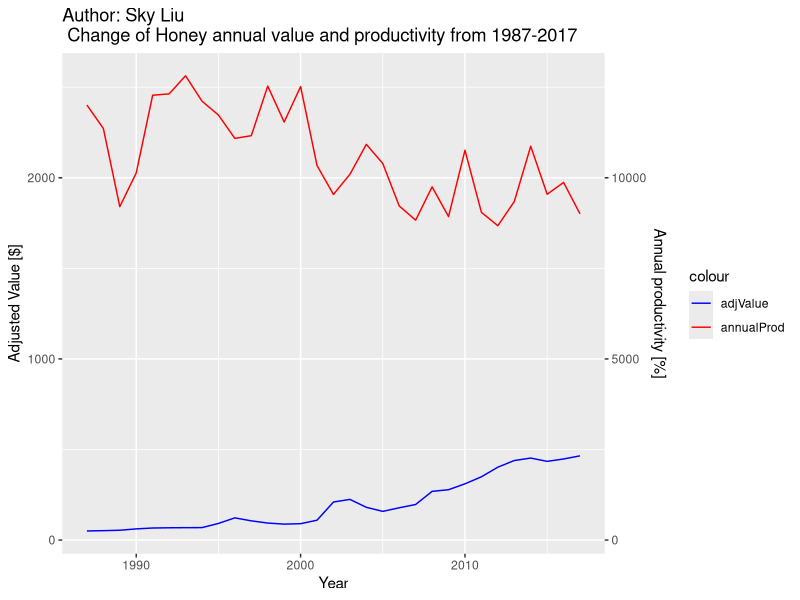
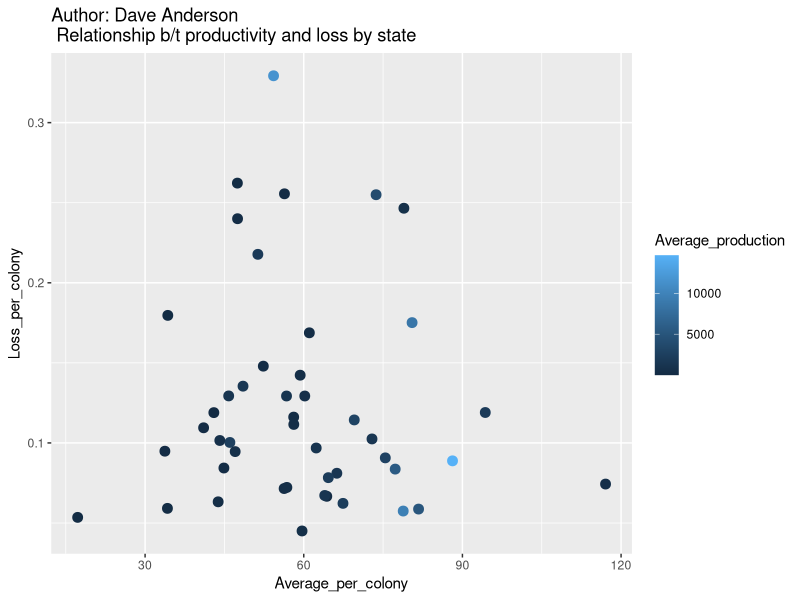
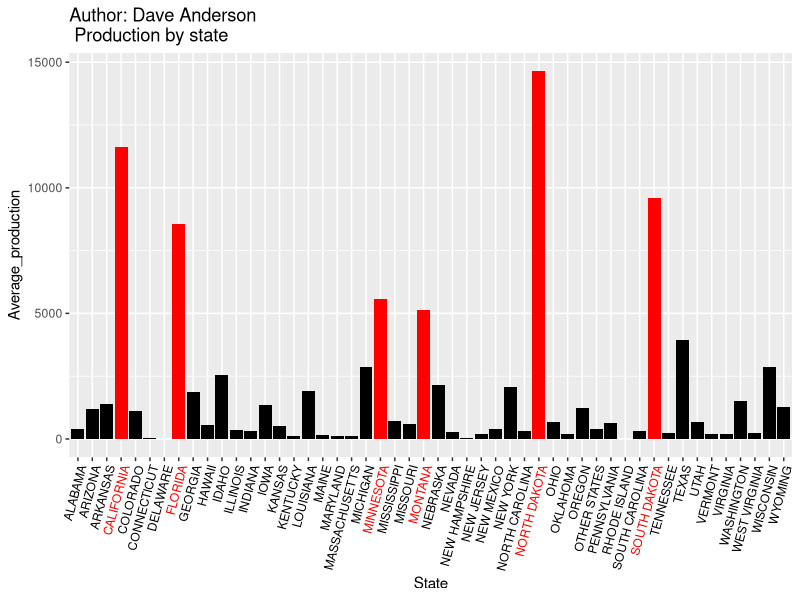
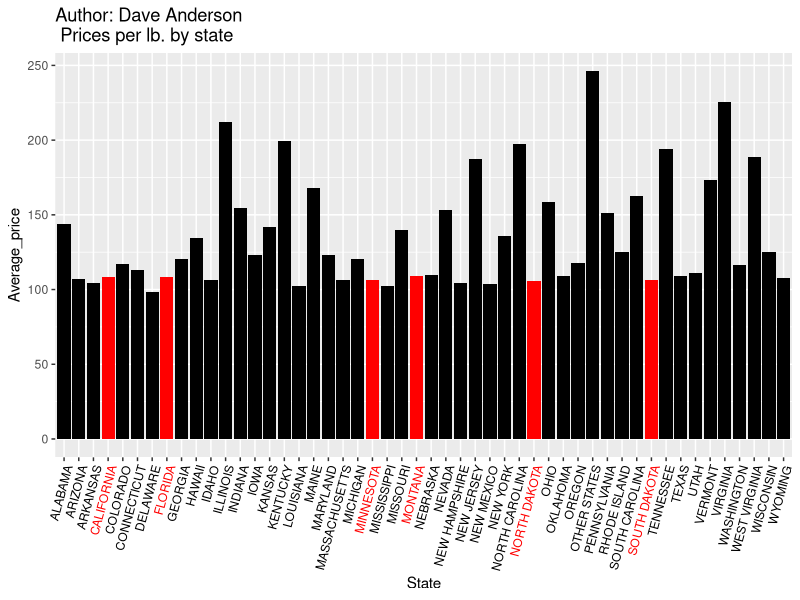
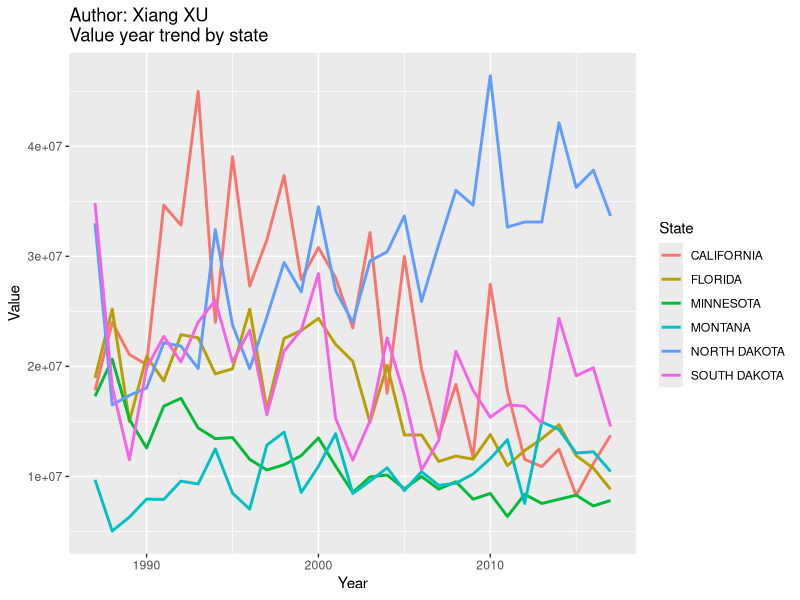
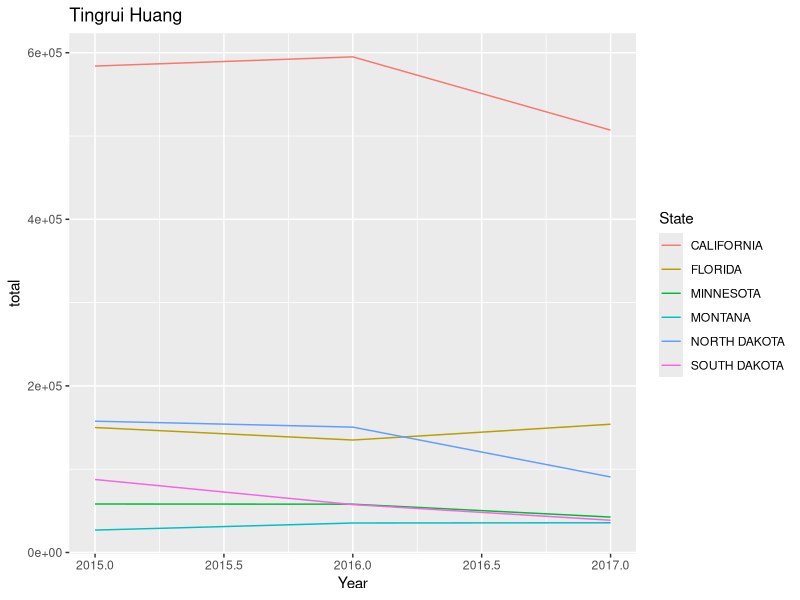
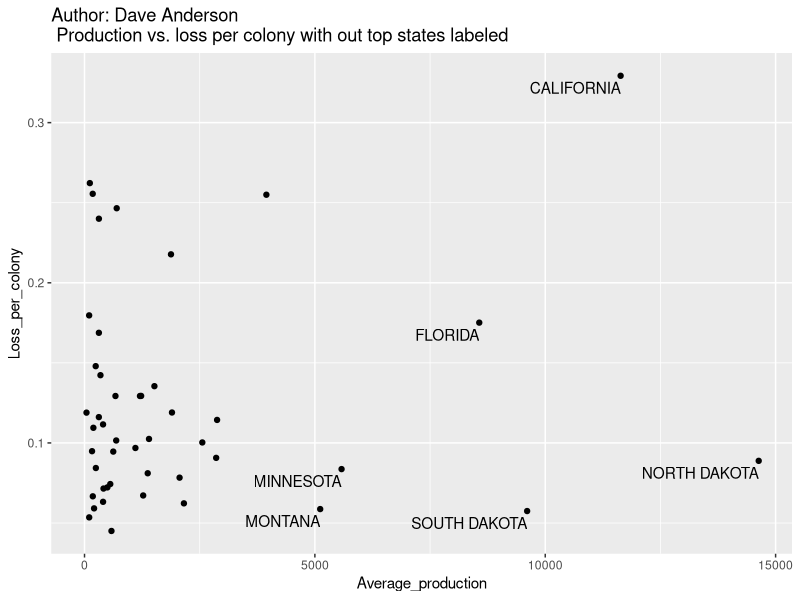
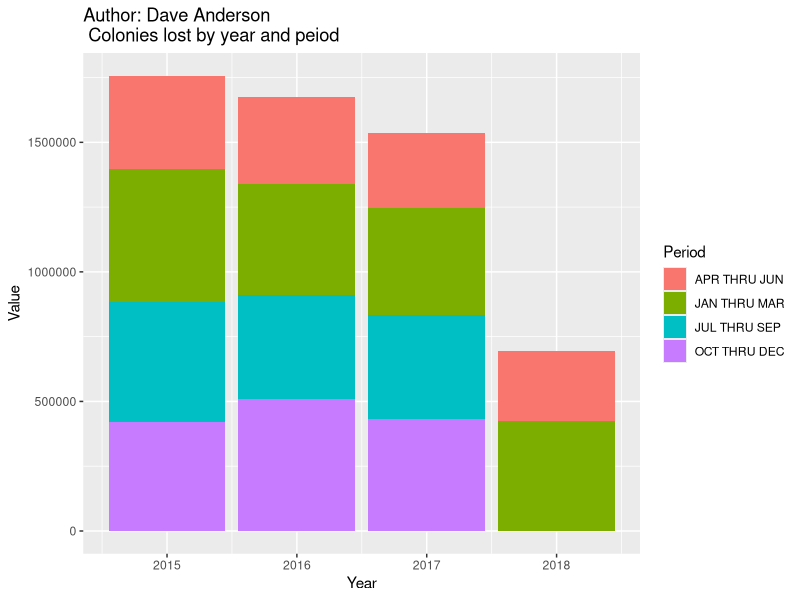

Write R code to recreate these figures, in order.
## ---- chunk 1
knitr::opts_chunk$set(echo = TRUE)
library(tidyverse)
## ---- chunk 2
#Loading data files
Honey <- read_csv("Honey.csv")
Deadout <- read_csv("Deadout.csv")
Price_per_lb <- read_csv("Price per lb.csv")
Production_per_Colony <- read_csv("Production per Colony.csv")
Honey_value_annual <- read_csv('Honey_value.csv')
CPI <- read_csv('1987_2017CPI.csv')
honey_loss_dt <- read.csv('Honey_Loss_6_States.csv')
## ---- chunk 3
#sort each data set to variables we want. 
Honey <- dplyr::select(Honey,Year,State,Value)
Deadout <- dplyr::select(Deadout,Year,Period,State,Value) 
Price_per_lb <- dplyr::select(Price_per_lb,Year,State,Value)
Production_per_Colony <- dplyr::select(Production_per_Colony,Year,State,Value)
Honey_value_annual <- dplyr::select(Honey_value_annual,Year,Value)



#Filter out totals, group each variable by state, average values from each year
Production <- filter(Honey, State != "US TOTAL") %>% group_by(State) %>% summarise(Average_production = mean(Value)/2000)
Loss <- filter(Deadout, State != "US TOTAL") %>% group_by(State) %>% summarise(Average_loss = mean(Value))
Price <- filter(Price_per_lb, State != "US TOTAL") %>% group_by(State) %>% summarise(Average_price = mean(Value))
Colony_production <- filter(Production_per_Colony, State != "US TOTAL") %>% group_by(State) %>% summarise(Average_per_colony = mean(Value))

#Combine into one set. Add new variables to show number of colonies and loss/colony
Honey_by_State <- full_join(Production, Loss, by = "State")
Honey_by_State <- full_join(Honey_by_State, Price, by = "State")
Honey_by_State <- full_join(Honey_by_State, Colony_production, by = "State") %>% 
  mutate(Colonies = Average_production*2000/Average_per_colony) %>% 
  mutate(Loss_per_colony = Average_loss/Colonies) 

# pick 6 top states with highest production and complete data
Honey_State <- Honey %>%  group_by(State) 
unique(Honey$State)
Honey_sixstate <- Honey_State %>%
  filter(State %in% c("CALIFORNIA", "FLORIDA" ,"SOUTH DAKOTA", "NORTH DAKOTA","MONTANA", "MINNESOTA")) %>%
  arrange(State, Year)

#Honey lost in 6 states
#Sum by year (Since we only have the data in 1st and 2nd quarter in 2018, we will exclude the data in 2018)
honey_loss_dt$Value <- as.numeric(gsub(",","",honey_loss_dt$Value))
honey_2017 <- honey_loss_dt %>% select(Year,State,Value) %>% filter(Year==2017) %>% group_by(Year,State) %>% summarise(total=sum(Value))
honey_2016 <- honey_loss_dt %>% select(Year,State,Value) %>% filter(Year==2016) %>% group_by(Year,State) %>% summarise(total=sum(Value))
honey_2015 <- honey_loss_dt %>% select(Year,State,Value) %>% filter(Year==2015) %>% group_by(Year,State) %>% summarise(total=sum(Value))
# Total loss from 2015-2017
honey_total <- rbind(honey_2017,honey_2016,honey_2015)


#Adjust the annual honey value (price received) by 1987 inflation rate.
baseCPI <- rep(113.6, 21)
adjusted_Price <- as.data.frame(Honey_value_annual$Value * (CPI$CPI / baseCPI))
Honey_value_annual <- cbind(Honey_value_annual,adjusted_Price)
names(Honey_value_annual) <- c('Year','Value','adjValue')
#Add annual productivity
Annual_production <- filter(Honey, State != "US TOTAL") %>% group_by(Year)  %>% summarise(Average_production = mean(Value)/2000)  
Annual_production <- arrange(Annual_production, desc(Year))
Honey_value_annual <- cbind(Honey_value_annual,Annual_production$Average_production)
names(Honey_value_annual) <- c('Year','Value','adjValue','annualProd')

## ---- chunk 4
#Change of Honey annual value and productivity from 1987-2017
ggplot(data = Honey_value_annual, aes(x = Year)) + 
  geom_line(aes(y = adjValue, colour = "adjValue"))+
  geom_line(aes(y = annualProd, colour = "annualProd"))  +
  ggtitle("Author: Sky Liu \n Change of Honey annual value and productivity from 1987-2017")+
  scale_y_continuous(sec.axis = sec_axis(~.*5, name = "Annual productivity [%]"))+
  scale_colour_manual(values = c("blue", "red"))+
  labs(y = "Adjusted Value [$]",
                x = "Year")

#Scatterplot to show relationship between productivity and loss by state.
#Colored to show overall high-producing states.
ggplot(data = Honey_by_State, mapping = aes(Average_per_colony,Loss_per_colony))+
  geom_point(aes(color = Average_production),size = 3)+
  ggtitle("Author: Dave Anderson \n Relationship b/t productivity and loss by state")


#Total Production by state, largest six states indicated in red. 
ggplot(data = Honey_by_State, mapping = aes(State, Average_production, fill=ifelse(Average_production > 5000,"A", "B")))+
  geom_col()+
  scale_fill_manual(guide=FALSE, values=c("red", "black"))+
  theme(axis.text.x = element_text(color = ifelse(Honey_by_State$Average_production > 5000, "red", "black"), angle = 75, hjust = 1))+
  ggtitle("Author: Dave Anderson \n Production by state")


#Display of prices per lb. by state. Top six producing states still in red to show their low prices. 
ggplot(data = Honey_by_State, mapping = aes(State ,Average_price, fill = ifelse(Average_production > 5000, "A", "B")))+
  geom_col()+
  scale_fill_manual(guide=FALSE, values=c("red", "black"))+
  theme(axis.text.x = element_text(color = ifelse(Honey_by_State$Average_production > 5000, "red", "black"), angle = 75, hjust = 1))+
  ggtitle("Author: Dave Anderson \n Prices per lb. by state")

#trend of annual value of 6 top productivity states 
ggplot(Honey_sixstate, aes(x=Year, y=Value ,color = State)) +
  geom_line(size = 1) +
  ggtitle("Author: Xiang XU \nValue year trend by state")
# annual honey lost trend of 6 top productivity states from 2015-2017
ggplot(honey_total, aes(x=Year, y=total, color=State))+geom_line()+labs(title="Tingrui Huang")

#Display of production vs. loss per colony with out top states labeled. 
ggplot(data = Honey_by_State, mapping = aes(Average_production,Loss_per_colony, label = State))+
  geom_point() + geom_text(aes(label = ifelse(Average_production > 5000,as.character(State),'')),vjust = 1.5,hjust = 1)+
   ggtitle("Author: Dave Anderson \n Production vs. loss per colony with out top states labeled")

#Display of colonies lost by year and peiod. 
loss_by_year <- Deadout %>% filter(State == "US TOTAL") %>% group_by(Year)
ggplot(data = loss_by_year)+
  geom_col(mapping = aes(x = Year, y = Value, fill = Period))+
  ggtitle("Author: Dave Anderson \n Colonies lost by year and peiod")



